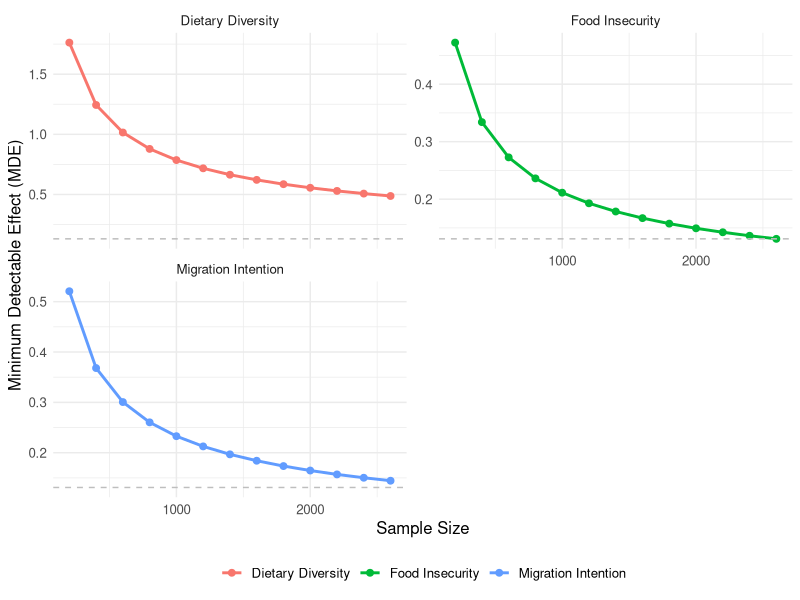
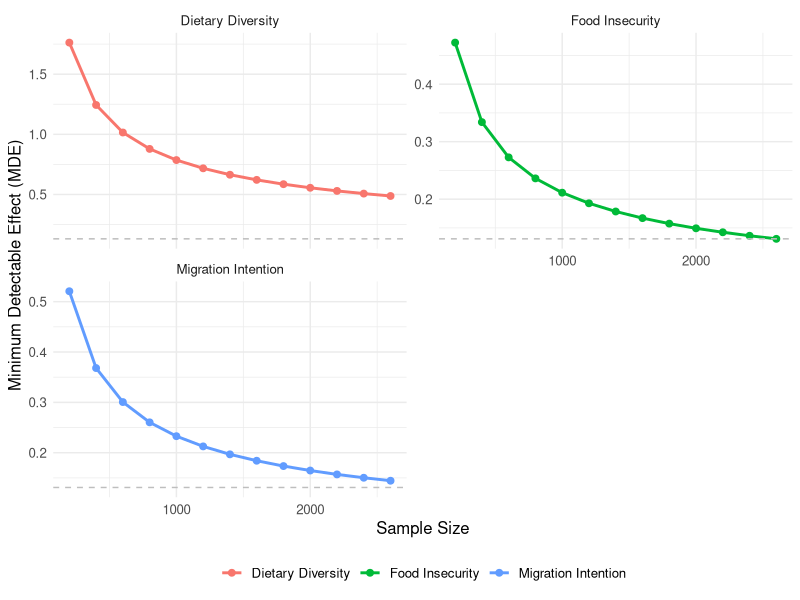

These figures' R source, in order:
# Load necessary libraries
library(pwr)
library(ggplot2)
library(dplyr)
library(writexl)  


# Function to simulate MDE for binary outcomes based on sample size
simulate_mde_binary <- function(p1, sample_size, alpha, power, r2, oversample) {
  tryCatch({
    n_total <- sample_size / (1 + oversample)
    n_adj <- n_total * (1 - r2)  # Adjust for covariates
    pooled_p <- p1 * (1 - p1)
    delta <- sqrt((pwr.2p.test(n = n_adj, sig.level = alpha, power = power)$h^2) / (2 * pooled_p))
    return(delta)
  }, error = function(e) {
    return(NA)
  })
}

# Function to simulate MDE for continuous outcomes based on sample size
simulate_mde_continuous <- function(sd, sample_size, alpha, power, r2, oversample) {
  tryCatch({
    n_total <- sample_size / (1 + oversample)
    n_adj <- n_total * (1 - r2)  # Adjust for covariates
    mde <- sd * (pwr.t.test(n = n_adj, sig.level = alpha, power = power)$d)
    return(mde)
  }, error = function(e) {
    return(NA)
  })
}

# Study Parameters
alpha <- 0.05
power <- 0.8
oversample <- 0.1
# change the parameters
r2_values <- list(migration = 0.3, food_insecurity = 0.20, dietary_diversity = 0.30)

# Baseline values
migration_base <- 0.35
food_insecurity_base <- 0.41
dietary_diversity_sd <- 5

# Sample size range
sample_sizes <- seq(200, 2600, by = 200)

# Primary strata: Fragility typology-specific proportions

fragility_proportions <- list(
  high_conflict = 0.38,
  high_non_conflict = 0.11,
  low_conflict = 0.40,
  low_non_conflict = 0.11
)

# Secondary strata: Gender and Ethnic group-specific proportions
female_headed_households <- 0.35
male_headed_households <- 0.65
#indigenous_households <- 0.15
#non_indigenous_households <- 0.85


# Simulate MDE for each outcome and sample size
migration_mde <- sapply(sample_sizes, function(n) simulate_mde_binary(migration_base, n, alpha, power, r2_values$migration, oversample))
food_insecurity_mde <- sapply(sample_sizes, function(n) simulate_mde_binary(food_insecurity_base, n, alpha, power, r2_values$food_insecurity, oversample))
dietary_diversity_mde <- sapply(sample_sizes, function(n) simulate_mde_continuous(dietary_diversity_sd, n, alpha, power, r2_values$dietary_diversity, oversample))

# Combine results into a data frame
results <- data.frame(
  SampleSize = rep(sample_sizes, 3),
  Outcome = c(rep("Migration Intention", length(sample_sizes)),
              rep("Food Insecurity", length(sample_sizes)),
              rep("Dietary Diversity", length(sample_sizes))),
  MDE = c(migration_mde, food_insecurity_mde, dietary_diversity_mde)
)

# Adjust sample sizes for primary and secondary strata

results_strata <- results %>%
  mutate(
    High_Conflict = SampleSize * fragility_proportions$high_conflict,
    High_Non_Conflict = SampleSize * fragility_proportions$high_non_conflict,
    Low_Conflict = SampleSize * fragility_proportions$low_conflict,
    Low_Non_Conflict = SampleSize * fragility_proportions$low_non_conflict,
    Female_SampleSize = SampleSize * female_headed_households,
    Male_SampleSize = SampleSize * male_headed_households
    #Indigenous_SampleSize = SampleSize * indigenous_households,
    #Non_Indigenous_SampleSize = SampleSize * non_indigenous_households
  )

# Visualization
ggplot(results, aes(x = SampleSize, y = MDE, color = Outcome)) +
  geom_line(size = 1) +
  geom_point(size = 2) +
  facet_wrap(~ Outcome, scales = "free_y", ncol = 2) +
  theme_minimal() +
  theme(legend.position = "bottom", text = element_text(size = 12)) +
  labs(x = "Sample Size", y = "Minimum Detectable Effect (MDE)", color = NULL) +
  geom_hline(aes(yintercept = min(MDE, na.rm = TRUE)), linetype = "dashed", color = "gray")

# Save the plot
ggsave("WB_Sampling_Size_vs_MDE_with_Strata.png", width = 8, height = 6, dpi = 300)

# Summary Table
#summary_table <- results_strata %>% filter(SampleSize %in% c(200,600,800,1000,1200,1400,1600,2000,2200)) %>% select(-Male_SampleSize,-Non_Indigenous_SampleSize)
summary_table <- results_strata %>% filter(SampleSize %in% c(200,600,800,1000,1200,1400,1600,2000,2200)) %>% select(-Male_SampleSize)

# Output summary table
summary_table
write_xlsx(summary_table, "WB_SampleSize.xlsx")
